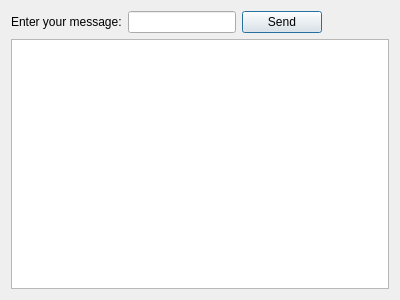
<?xml version="1.0" encoding="UTF-8"?>
<ui version="4.0">
 <class>process</class>
 <widget class="QDialog" name="process">
  <property name="geometry">
   <rect>
    <x>0</x>
    <y>0</y>
    <width>400</width>
    <height>300</height>
   </rect>
  </property>
  <property name="windowTitle">
   <string>Dialog</string>
  </property>
  <layout class="QVBoxLayout" name="verticalLayout">
   <item>
    <layout class="QHBoxLayout" name="horizontalLayout">
     <item>
      <widget class="QLabel" name="label">
       <property name="text">
        <string>Enter your message:</string>
       </property>
      </widget>
     </item>
     <item>
      <widget class="QLineEdit" name="l_input"/>
     </item>
     <item>
      <widget class="QPushButton" name="b_send">
       <property name="text">
        <string>Send</string>
       </property>
      </widget>
     </item>
     <item>
      <spacer name="horizontalSpacer">
       <property name="orientation">
        <enum>Qt::Horizontal</enum>
       </property>
       <property name="sizeHint" stdset="0">
        <size>
         <width>40</width>
         <height>20</height>
        </size>
       </property>
      </spacer>
     </item>
    </layout>
   </item>
   <item>
    <widget class="QTextBrowser" name="textBrowser"/>
   </item>
  </layout>
 </widget>
 <resources/>
 <connections/>
</ui>
